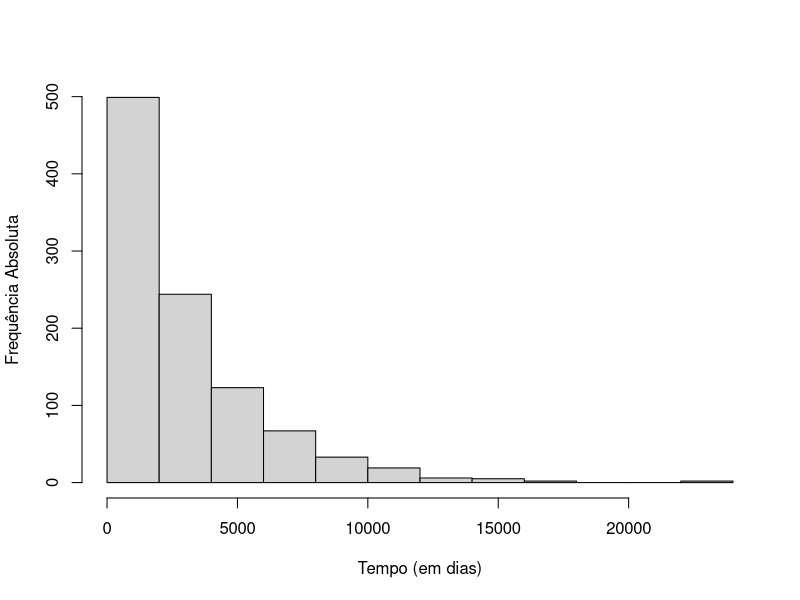
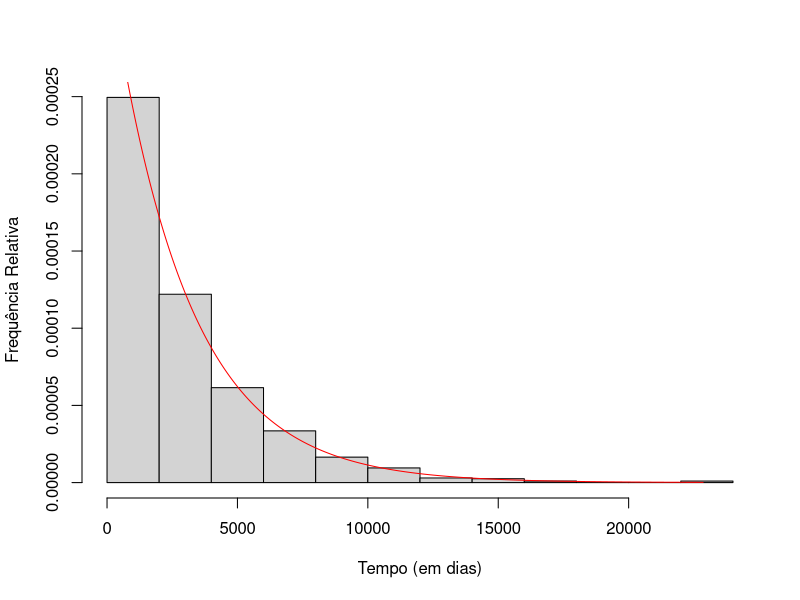

These figures' R source, in order:
library(here)

dados <- read.csv(here("data/probabilidade.csv"), sep=";", dec=",")

# a) Verificar qual modelo de probabilidade contínuo se ajusta a variável tempo de duração das lâmpadas.

png(here("pre-avaliacao/p2/hist_ex1.png"))
hist(dados$Tempo, xlab="Tempo (em dias)", ylab="Frequência Absoluta", main="") # semelhante ao modelo exponencial
graphics.off()

media <- mean(dados$Tempo)
x <- seq(0, max(dados$Tempo), by=1)
fteorico <- dexp(x, rate=1/media)

png(filename=here("pre-avaliacao/p2/hist_ex1_curva.png"))
hist(dados$Tempo, freq=F, xlab="Tempo (em dias)", ylab="Frequência Relativa", main="")
lines(x, fteorico, col="red")
graphics.off()
